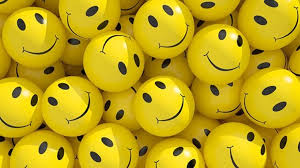
#> input picture src/source_images/images.jpg, 300 x 168 px
$ python scripts.py   (older library calls are emulated)
#> lines starting #> are read from the running program, lines starting #| are printed output that depends on the picture
import os
import glob
from PIL import Image
from PIL import ImageDraw
from PIL import ImageFont
import click
import os

def signature(way,word):
#> called with way = 'source_images/images.jpg', word = 'Emir'
    font = ImageFont.truetype('fonts/ddg.ttf', size=100)
    filename=way.split('/')[1]
    im = Image.open(way)
#> im is the input picture: PIL image 300x168 RGB; mean R, G, B 193.9, 166.7, 19.5
    draw_text = ImageDraw.Draw(im)
    name = os.path.basename(filename)
    index = name.index('.')
    size = draw_text.textsize('~'+' '+word, font=font)
#> size = (325, 98)
    draw_text.text(
        (im.width-(size[0]+7), im.height-(size[1]+7)),
        '~'+' '+word,
        font=font,
        fill=('white')
        )
    filepath = 'output_images'+'/'+name
    im.save(filepath)
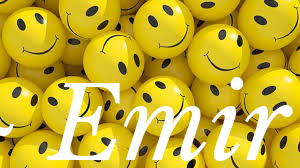
#> saved as images.jpg: PIL image 300x168 RGB; mean R, G, B 199.8, 175.5, 44.3
    return filepath

signature('source_images/images.jpg', 'Emir')
